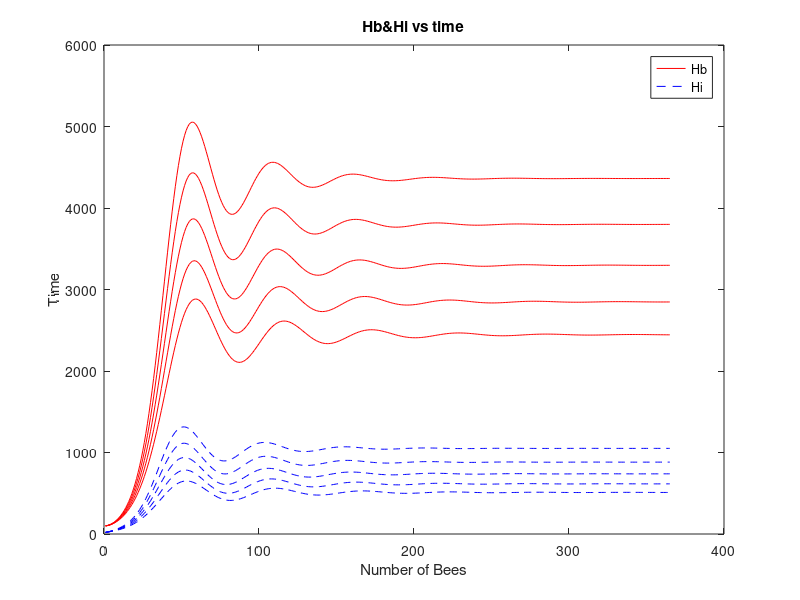
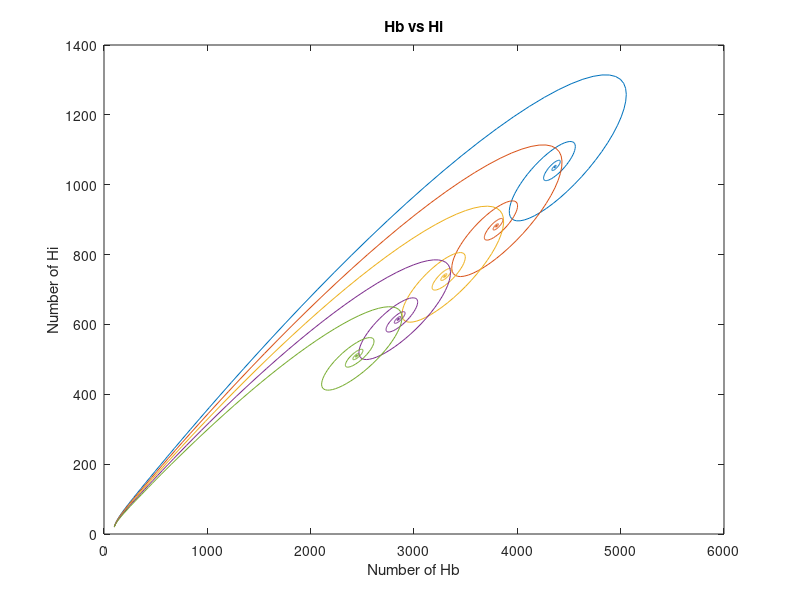

Reproduce these figures in MATLAB, in order.
clc;                                               % Clears the screen
clear all;

t=1; t_end=365;%How long the day is

L=1500;
w=10000;
Alpha=0.25;
Sigma=0.75;

for m=0.05:0.05:0.25 %here are how the death rate change
Hb = zeros(t_end,1);
Hi = zeros(t_end,1);

Hb(1) = 100;% How many Hb and Hi in the day 1
Hi(1) = 20;
x=[Hb;Hi];

f1=@(x,y) L.*(x)/(w+x)-Alpha.*x+Sigma.*x.*(y./(x+y));
f2=@(x,y) Alpha.*x-Sigma.*x.*(y./(x-y))-m.*y;  
F_xy = @(x,y)[f1(x,y);f2(x,y)];                    

for i=1:(t_end-1)                           % calculation loop
    k_1 = F_xy(Hb(i),Hi(i)); 
    
    k_2 = F_xy(Hb(i)+0.5*t,Hi(i)+0.5*t*k_1);
    k_3 = F_xy((Hb(i)+0.5*t),(Hi(i)+0.5*t*k_2));
    k_4 = F_xy((Hb(i)+t),(Hi(i)+k_3*t));
    
    Hb(i+1) = Hb(i) + (1/6)*(k_1(1)+2*k_2(1)+2*k_3(1)+k_4(1))*t;
    Hi(i+1) = Hi(i) + (1/6)*(k_1(2)+2*k_2(2)+2*k_3(2)+k_4(2))*t;  
end

time=1:1:t_end;%figures are in here
figure(1);%Hb and Hi vs time
plot(time,Hb,'r-');
hold on;
plot(time,Hi,'b--');
title('Hb&Hi vs time');
xlabel('Number of Bees');
ylabel('Time');
legend('Hb','Hi');

figure(2);%Hb vs Hi
plot(Hb,Hi);
title('Hb vs Hi');
xlabel('Number of Hb');
ylabel('Number of Hi');
hold on;

fprintf('point is %8.4e %8.4e and the rate is %8.4e\n',Hb(t_end),Hi(t_end),Hb(t_end)/Hi(t_end) );
end
